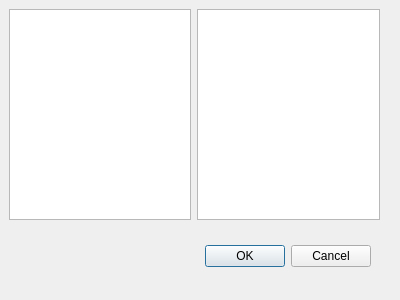
<?xml version="1.0" encoding="UTF-8"?>
<ui version="4.0">
 <class>GroupDialog</class>
 <widget class="QDialog" name="GroupDialog">
  <property name="geometry">
   <rect>
    <x>0</x>
    <y>0</y>
    <width>400</width>
    <height>300</height>
   </rect>
  </property>
  <property name="windowTitle">
   <string>Dialog</string>
  </property>
  <widget class="QDialogButtonBox" name="buttonBox">
   <property name="geometry">
    <rect>
     <x>30</x>
     <y>240</y>
     <width>341</width>
     <height>32</height>
    </rect>
   </property>
   <property name="orientation">
    <enum>Qt::Horizontal</enum>
   </property>
   <property name="standardButtons">
    <set>QDialogButtonBox::Cancel|QDialogButtonBox::Ok</set>
   </property>
  </widget>
  <widget class="QWidget" name="horizontalLayoutWidget">
   <property name="geometry">
    <rect>
     <x>9</x>
     <y>9</y>
     <width>371</width>
     <height>211</height>
    </rect>
   </property>
   <layout class="QHBoxLayout" name="horizontalLayout">
    <item>
     <widget class="QListView" name="itemsView"/>
    </item>
    <item>
     <widget class="QListView" name="groupsView"/>
    </item>
   </layout>
  </widget>
 </widget>
 <resources/>
 <connections>
  <connection>
   <sender>buttonBox</sender>
   <signal>accepted()</signal>
   <receiver>GroupDialog</receiver>
   <slot>accept()</slot>
   <hints>
    <hint type="sourcelabel">
     <x>248</x>
     <y>254</y>
    </hint>
    <hint type="destinationlabel">
     <x>157</x>
     <y>274</y>
    </hint>
   </hints>
  </connection>
  <connection>
   <sender>buttonBox</sender>
   <signal>rejected()</signal>
   <receiver>GroupDialog</receiver>
   <slot>reject()</slot>
   <hints>
    <hint type="sourcelabel">
     <x>316</x>
     <y>260</y>
    </hint>
    <hint type="destinationlabel">
     <x>286</x>
     <y>274</y>
    </hint>
   </hints>
  </connection>
 </connections>
</ui>
